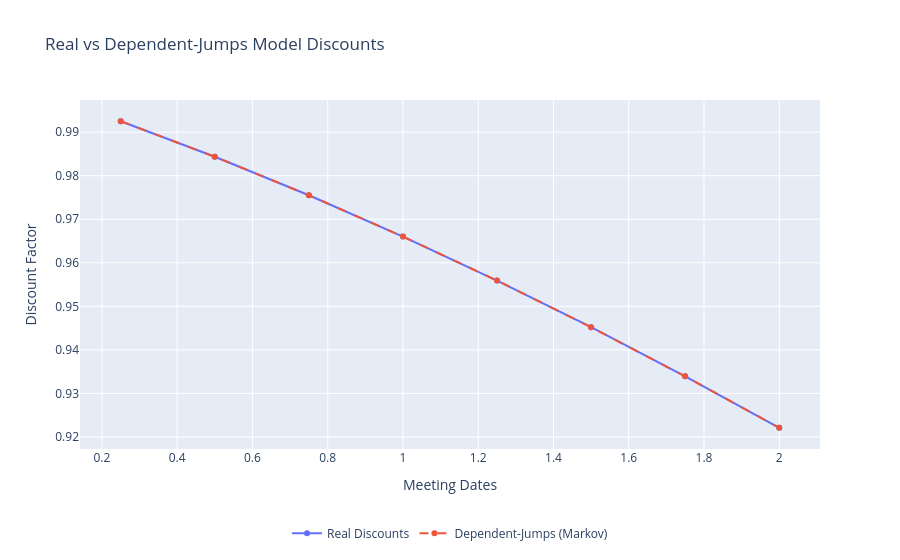

The cell this chart's notebook holds for it:
### Code cell
def _as_list_of_arrays(arr_or_list, M, K):
    """Accepts an array of shape (M-1, K, K) or a list of M-1 (K,K) arrays and returns a list."""
    if isinstance(arr_or_list, list):
        assert len(arr_or_list) == M-1, "Need one transition matrix per transition (M-1)."
        for A in arr_or_list:
            assert A.shape == (K, K)
        return arr_or_list
    else:
        A = np.asarray(arr_or_list)
        assert A.shape == (M-1, K, K)
        return [A[i] for i in range(M-1)]

def _row_stochastic(A):
    A = np.maximum(A, 0.0)
    rowsum = A.sum(axis=1, keepdims=True)
    rowsum = np.where(rowsum <= 0, 1.0, rowsum)
    return A / rowsum

def build_homogeneous_transition(intensities: np.ndarray, kappa: float = 2.0, bias_stay: float = 0.0):
    K = intensities.size
    idx = np.arange(K)
    I, J = np.meshgrid(idx, idx, indexing="ij")
    S = -kappa * np.abs(I - J) + np.where(I == J, bias_stay, 0.0)
    S = S - S.max(axis=1, keepdims=True)
    P = np.exp(S)
    P = P / P.sum(axis=1, keepdims=True)
    return P


@dataclass
class DependentJumpsModel:
    r0: float
    meeting_dates: np.ndarray           # shape (M,)
    intensities: np.ndarray             # shape (K,)
    p1: np.ndarray                      # shape (K,), distribution of J_1
    transitions: List[np.ndarray]       # list of M-1 arrays (KxK): Π_1,...,Π_{M-1}
    eps: float = 1e-18

    def __post_init__(self):
        self.meeting_dates = np.asarray(self.meeting_dates, dtype=float)
        self.intensities   = np.asarray(self.intensities, dtype=float)
        self.p1            = np.asarray(self.p1, dtype=float)
        M = self.meeting_dates.shape[0]
        K = self.intensities.shape[0]
        assert self.p1.shape == (K,), "p1 must be a K-vector."
        self.p1 = np.maximum(self.p1, 0.0)
        s = self.p1.sum()
        self.p1 = self.p1 / (s if s > 0 else 1.0)
        self.transitions = _as_list_of_arrays(self.transitions, M, K)
        # ensure row-stochastic
        self.transitions = [_row_stochastic(A) for A in self.transitions]
        self.ones = np.ones(K)

    def _markov_weight_product(self, T: float) -> float:
        """
        Computes E[ exp(-∑ J_k Δ_k(T)) ] using the matrix product trick.
        Only meetings τ_k < T contribute. If none, returns 1.0.
        """
        idx = np.where(self.meeting_dates < T - 1e-12)[0]
        if idx.size == 0:
            return 1.0
        # meetings involved
        ks   = idx
        dlt  = (T - self.meeting_dates[ks])          # shape (m,)
        w    = np.exp(-np.outer(dlt, self.intensities))  # (m, K), row k has w_k
        # v_1 = p1 ⊙ w1
        v = self.p1 * w[0]
        # propagate: v ← v Π_1; then Hadamard with w_2; etc.
        for mpos, k in enumerate(ks[1:], start=1):
            v = v @ self.transitions[mpos-1]         # Π_{mpos}
            v = v * w[mpos]
        return float(v.sum())

    def discount(self, T: float) -> float:
        """P(0, T) under dependent jumps."""
        base = np.exp(-self.r0 * T)
        tail = self._markov_weight_product(T)
        return max(self.eps, base * tail)

    def fwd_rate(self, t: float, T: float) -> float:
        """Forward over [t, T]."""
        df1 = self.discount(t)
        df2 = self.discount(T)
        return -np.log(df2 / max(self.eps, df1)) / max(self.eps, (T - t))

    def inst_fwd_rate(self, T: float, h: float = 1e-3) -> float:
        """Instantaneous forward f(0,T) via symmetric difference of -ln P."""
        T1 = max(self.eps, T - h)
        T2 = T + h
        g1 = -np.log(self.discount(T1))
        g2 = -np.log(self.discount(T2))
        return (g2 - g1) / (T2 - T1)

    # --- Optional: calibrate only p1 given fixed transitions -----------------
    def fit_p1(self, curve, knots_shift: float = 0.15):
        """
        Fit the first meeting distribution p1 (only) to match early-knot discounts,
        keeping the transition matrices fixed. Useful when Π_k are specified from prior.
        """
        knots = self.meeting_dates + knots_shift
        K = self.intensities.size

        def objective(x):
            p = np.maximum(x, 0.0)
            s = p.sum()
            p = p / (s if s > 0 else 1.0)
            old = self.p1.copy()
            self.p1 = p
            err = 0.0
            for T in knots:
                err += (curve.discount(T) - self.discount(T))**2
            self.p1 = old
            return err

        # simplex constraints via softmax-like reparameterization using bounds
        x0 = np.ones(K) / K
        bnds = [(0.0, 1.0) for _ in range(K)]
        cons = [{'type': 'eq', 'fun': lambda x: np.sum(np.maximum(x,0.0)) - 1.0}]
        res = minimize(objective, x0, bounds=bnds, constraints=cons, options=dict(maxiter=2000, ftol=1e-16))
        self.p1 = np.maximum(res.x, 0.0)
        self.p1 /= self.p1.sum()

    def get_p1(self):
        cols = [f"{s*1e4:+.0f} bp" for s in self.intensities]
        return pd.DataFrame(self.p1.reshape(1,-1), columns=cols, index=["p1"]).round(4)

    def get_transition_df(self, k: int):
        """Return Π_k (1-based) as a DataFrame for inspection."""
        assert 1 <= k <= len(self.transitions)
        cols = [f"{s*1e4:+.0f} bp" for s in self.intensities]
        idx  = [f"prev {s*1e4:+.0f} bp" for s in self.intensities]
        return pd.DataFrame(self.transitions[k-1], columns=cols, index=idx).round(4)


# %% [markdown]
# ### Example usage on your synthetic curve
# We'll keep your simulation as-is, then (i) build a homogeneous mean-reverting
# transition Π, (ii) start from a diffuse p1, and (iii) optionally fit p1 to
# the early-meeting knots, keeping Π fixed (so the problem is well-posed).

# %%
# Reuse objects from your notebook section above:
#   - simulation (with .expected_discounts)
#   - Curve, MEETING_DATES, INTENSITIES, R0, etc.

curve = simulation.get_curve()

# meetings to fit/compare (same cut you used for the i.i.d. version)
max_t = 2.2
fitted_meetings = MEETING_DATES[MEETING_DATES < max_t]
M = fitted_meetings.size
K = INTENSITIES.size

# Build a homogeneous (time-stationary) mean-reverting Π and repeat it M-1 times
Pi0 = build_homogeneous_transition(INTENSITIES, kappa=2.0, bias_stay=0.5)
transitions = [Pi0 for _ in range(M-1)]

# Start from a neutral p1 (uniform). You could seed with a prior if you have one.
p1_0 = np.ones(K) / K

dep = DependentJumpsModel(
    r0=float(R0),
    meeting_dates=fitted_meetings,
    intensities=INTENSITIES,
    p1=p1_0,
    transitions=transitions
)

# Optionally fit only p1 to the early knots (Π fixed)
dep.fit_p1(curve, knots_shift=0.15)

# Compare discounts at the meeting knots
real_discounts = np.array([curve.discount(tt) for tt in fitted_meetings])
model_discounts = np.array([dep.discount(tt)   for tt in fitted_meetings])

fig = go.Figure()
fig.add_trace(go.Scatter(x=fitted_meetings, y=real_discounts, mode='lines+markers', name='Real Discounts', line=dict(width=2)))
fig.add_trace(go.Scatter(x=fitted_meetings, y=model_discounts, mode='lines+markers', name='Dependent-Jumps (Markov)', line=dict(width=2, dash='dash')))
fig.update_layout(title='Real vs Dependent-Jumps Model Discounts', xaxis_title='Meeting Dates', yaxis_title='Discount Factor', legend=dict(orientation="h", yanchor="top", y=-0.2, xanchor="center", x=0.5))
fig.show()

# Inspect the fitted p1 and transition Π
dep.get_p1()
dep.get_transition_df(1)

### Figure 1 — Plotly figure (JSON) as saved in the notebook; plotly's stock layout.template omitted (floating-point values rounded to 4 significant figures)
{"data": [{"line": {"width": 2}, "mode": "lines+markers", "name": "Real Discounts", "type": "scatter", "x": [0.25, 0.5, 0.75, 1.0, 1.25, 1.5, 1.75, 2.0], "y": [0.9925, 0.9844, 0.9755, 0.966, 0.9559, 0.9452, 0.9339, 0.9221]}, {"line": {"dash": "dash", "width": 2}, "mode": "lines+markers", "name": "Dependent-Jumps (Markov)", "type": "scatter", "x": [0.25, 0.5, 0.75, 1.0, 1.25, 1.5, 1.75, 2.0], "y": [0.9925, 0.9844, 0.9755, 0.966, 0.9559, 0.9452, 0.9339, 0.9221]}], "layout": {"legend": {"orientation": "h", "x": 0.5, "xanchor": "center", "y": -0.2, "yanchor": "top"}, "title": {"text": "Real vs Dependent-Jumps Model Discounts"}, "xaxis": {"title": {"text": "Meeting Dates"}}, "yaxis": {"title": {"text": "Discount Factor"}}}}
